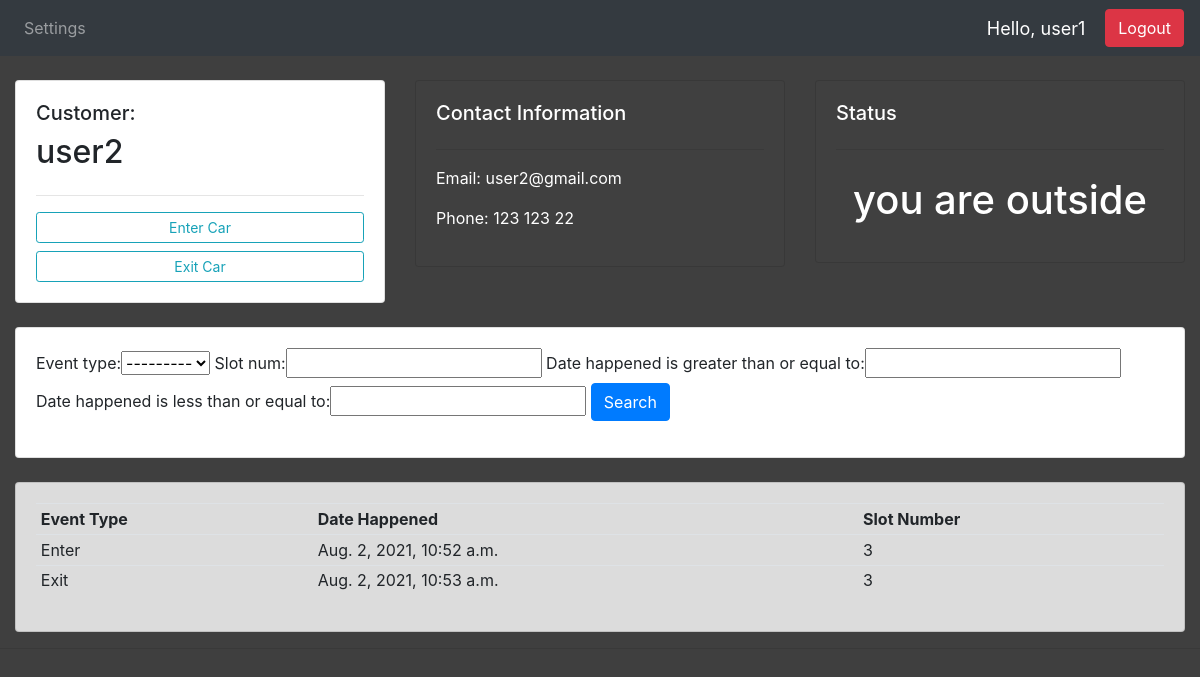
The page /customer/14/ (signed in) on the database its author committed.
### accounts/models.py (models this page shows, shortened)
class Customer(models.Model):
	user = models.OneToOneField(User, null=True, blank=True, on_delete=models.CASCADE)
	name = models.CharField(max_length=200, null=True)
	phone = models.CharField(max_length=200, null=True)
	email = models.CharField(max_length=200, null=True)
	profile_pic = models.ImageField(default="profile2.png", null=True, blank=True)
	date_created = models.DateTimeField(auto_now_add=True, null=True)

class Slot(models.Model):
	events = (
			('Enter', 'Enter'),
			('Exit', 'Exit'),
			)
	customer = models.ForeignKey(Customer, null=True, on_delete=models.SET_NULL)
	event_type = models.CharField(max_length=200, null=True, choices= events)
	date_happened = models.DateTimeField(auto_now_add=True, null=True)
	slot_num = models.IntegerField(null=True)

### accounts/decorators.py (the view)
		def wrapper_func(request, *args, **kwargs):
			group = None
			if request.user.groups.exists():
				group = request.user.groups.all()[0].name
			if group in allowed_roles:
				return view_func(request, *args, **kwargs)
			else:
				return HttpResponse('You are not authorized to view this page')

### accounts/views.py (called while the page is built)
@login_required(login_url='login')
@allowed_users(allowed_roles=['admin', 'customer'])
def customer(request, pk_test):
    customer = Customer.objects.get(id= pk_test)
    customer_activities = customer.slot_set.all()
    myFilter = SLotFilter(request.GET, queryset=customer_activities)
    customer_activities = myFilter.qs
    enters = customer_activities.filter(event_type='Enter').count()
    exits = customer_activities.filter(event_type='Exit').count()
    if enters - exits == 1:
        status = 'you are in parking'
    else:
        status = 'you are outside'
    activity_count = customer_activities.count()
    context = {'customer': customer,
               'customer_activities': customer_activities,
               'activity_count': activity_count,
               'status': status,
               'myFilter': myFilter}
    return render(request, 'accounts/customer.html', context)

### accounts/templates/accounts/customer.html
{%  extends 'accounts/main.html' %}
{% load static %}
{% block content %}
<br>
<div class="row">
	<div class="col-md">
		<div class="card card-body">
			<h5>Customer:</h5>
			<h2>{{customer.name}}</h2>
			<hr>
			<a class="btn btn-outline-info  btn-sm btn-block" href="{% url 'create_event' customer.id %}">Enter Car</a>
			<a class="btn btn-outline-info  btn-sm btn-block" href="{% url 'create_event_exit' customer.id %}">Exit Car</a>
		</div>
	</div>
	<div class="col-md">
		<div class="card card-body" style="background-color:#404040;color:white">
			<h5>Contact Information</h5>
			<hr>
			<p>Email:  {{customer.email}} </p>
			<p>Phone:  {{customer.phone}}</p>
		</div>
	</div>
	<div class="col-md">
		<div class="card card-body"  style="background-color:#404040;color: white;">
			<h5>Status</h5>
			<hr>
			<h1 style="text-align: center;padding: 10px">{{status}}</h1>
		</div>
	</div>
</div>
<br>
<div class="row">
	<div class="col">
		<div class="card card-body">
			<form method="get">
				{{myFilter.form}}
		    <button class="btn btn-primary" type="submit">Search</button>
		  </form>
		</div>
	</div>
</div>
<br>
<div class="row">
	<div class="col-md">
		<div class="card card-body" style="background-color: #DCDCDC">
			<table class="table table-sm">
				<tr>
					<th>Event Type</th>
					<th>Date Happened</th>
					<th>Slot Number</th>
				</tr>
				{% for activity in customer_activities %}
				<tr>
					<td>{{activity.event_type}}</td>
					<td>{{activity.date_happened}}</td>
					<td>{{activity.slot_num}}</td>
				</tr>
				{% endfor %}
			</table>
		</div>
	</div>
</div>
{% endblock %}

### accounts/templates/accounts/navbar.html (shortened to what this page needs)
{% load static %}
<nav class="navbar navbar-expand-lg navbar-dark bg-dark">
  <div class="collapse navbar-collapse" id="navbarNav">
    <ul class="navbar-nav">
      {% if request.user.is_staff %}
      <li class="nav-item active">
        <a class="nav-link" href="{% url 'home' %}">Dashboard</a>
      </li>
      <li class="nav-item">
        <a class="nav-link" href="{% url 'change_capacity' %}">Change Capacity</a>
      </li>
      <li class="nav-item">
        <a class="nav-link" href="{% url 'account' %}">Settings</a>
      </li>
      {% else %}
      <li class="nav-item">
        <a class="nav-link" href="{% url 'account' %}">Settings</a>
      </li>
      {% endif %}
    </ul>
  </div>
  <span class="hello-msg">Hello, {{request.user}}</span>
  <span ><a  class="btn btn-danger" href="{% url 'logout' %}">Logout</a></span>
</nav>

### static/css/main.css (style rules this page uses)
body, html { margin: 0; padding: 0; height: 100%; background: linear-gradient(rgba(0, 0, 0, 0.5), rgba(0, 0, 0, 0.5)), url("/static/images/asphalt2.jpg"); background-repeat: no-repeat; background-size: cover; background-position: center; background-attachment: fixed; }

### accounts/templates/accounts/navbar.html (style rules this page uses)
.hello-msg { font-size: 18px; color: #fff; margin-right: 20px; }

### rows shown on the page
Customer: name "user2", email "user2@gmail.com", phone "123 123 22"
Slot: event_type "Enter", date_happened "Aug. 2, 2021, 10:52 a.m.", slot_num "3"
Slot: event_type "Exit", date_happened "Aug. 2, 2021, 10:53 a.m.", slot_num "3"

### other values the page prints
{{ request.user }} "user1"
{{ status }} "you are outside"
